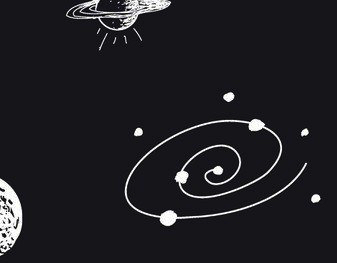
#> input picture homework3/box-copy.jpg, 337 x 263 px
$ python -i gui.py   (imports and definitions only)
#> lines starting #> are read from the running program, lines starting #| are printed output that depends on the picture; after the words box and inside, x2 and y2 are one past the last pixel; in counts of white or black regions, pixels touching at a corner belong together
import matplotlib.pyplot as plt
import numpy as np
import cv2
import tkinter as tk
from tkinter import filedialog

# [1 line not run here, left out]
apps = []

# Открыть файл(работа с 1 изображением)

# [17 lines left out: functions addApp, drawEdges, not called in this run]

def detect_img_object(image):
#> called with image = '../homework3/box-copy.jpg'
    img = cv2.imread(image)
#> img is the input picture: shape (263, 337, 3); mean B, G, R 35.6, 30.8, 31.8
    edged = cv2.Canny(img, 10, 250)
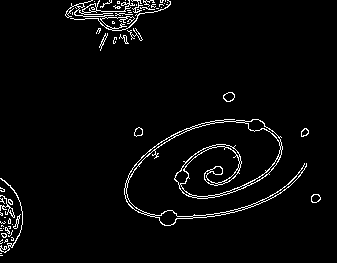
#> edged: shape (263, 337); 3.3% white in thin lines or dots
    (cnts, _) = cv2.findContours(edged.copy(), cv2.RETR_EXTERNAL, cv2.CHAIN_APPROX_SIMPLE)
#> cnts = 61 contours, 51 with area under 20; largest, box (x1, y1, x2, y2) and area: (124, 119, 307, 226) 1915, (65, 0, 171, 31) 184, (223, 92, 235, 102) 78, (311, 194, 321, 203) 61, (134, 127, 143, 137) 54

    for c in cnts:
        peri = cv2.arcLength(c, True)
        approx = cv2.approxPolyDP(c, 0.01 * peri, True)
        cv2.drawContours(img, [approx], -1, (0, 255, 0), 2)
#> this loop made 61 passes
#> peri on passes 4, 6, 7, 8, 12, 13, 14, 16, 17, 19, 20, 21: 10.24, 13.66, 15.66, 17.9, 18.49, 8.83, 6.24, 18.14, 12.83, 36.14, 9.66, 15.66
#> (peri, approx) on passes 1, 2, 3, 5, 9, 10: (4, [[0, 255], [2, 255]]), (2, [[0, 253], [1, 253]]), (4.83, [[2, 242], [1, 243], [0, 243], [1, 243]]), (6.24, [[2, 239], [0, 241], [1, 240], [2, 240]]), (4, [[0, 230], [2, 230]]), (0, [[3, 228]])
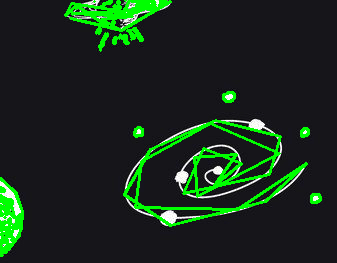
#> img: shape (263, 337, 3); 7.59% of pixels changed, all inside (x1, y1, x2, y2) = (0, 0, 322, 257)
    cv2.imshow("Output", img)

    idx = 0
    for c in cnts:
        x, y, w, h = cv2.boundingRect(c)
        if w > 50 and h > 50:
            idx += 1
            new_img = img[y:y + h, x:x + w]
            cv2.imshow(str(idx) + '.png', new_img)
#> this loop made 61 passes
#> (x, y, w, h, idx) on pass 29: (124, 119, 183, 107, 1)
#> (x, y, w, h) on passes 4, 6, 7, 8, 10, 12: (4, 239, 4, 4), (11, 237, 3, 4), (1, 233, 6, 5), (8, 230, 5, 7), (3, 228, 1, 1), (5, 227, 5, 7)
#> after the loop, idx = 1
    cv2.waitKey(0)


# Открыть файл (работа с 2 изображениями)

# [43 lines left out: functions addApp2, draw_features_orb, draw_features_sift, not called in this run]

# Синий экран
# [1 line that did not run here, left out]
# [1 line not run here, left out]
# Белый экран
# [1 line that did not run here, left out]
# [1 line not run here, left out]
# Label
# [1 line that did not run here, left out]
# [1 line not run here, left out]
# Button

# [1 line that did not run here, left out]
# [1 line not run here, left out]
# [1 line that did not run here, left out]
# [1 line not run here, left out]

# Second Button
# [1 line that did not run here, left out]
# [1 line not run here, left out]
# [1 line that did not run here, left out]
# [3 lines not run here, left out]

#pip install opencv-python==3.4.2.16
#pip install opencv-contrib-python==3.4.2.16

>>> result = detect_img_object('../homework3/box-copy.jpg')
